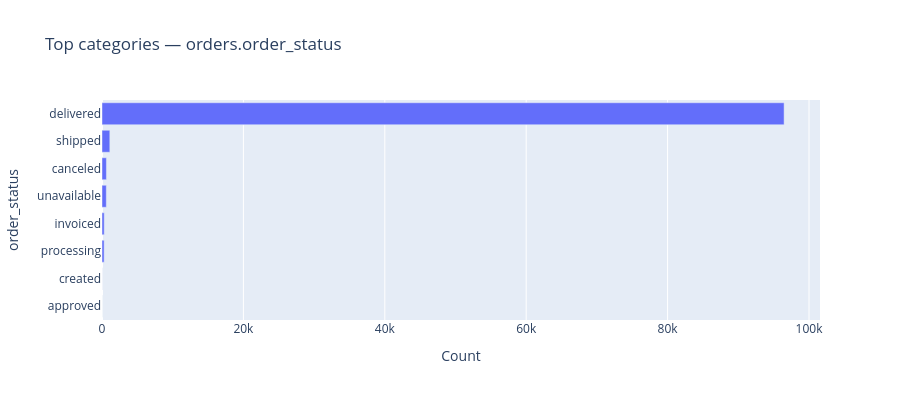
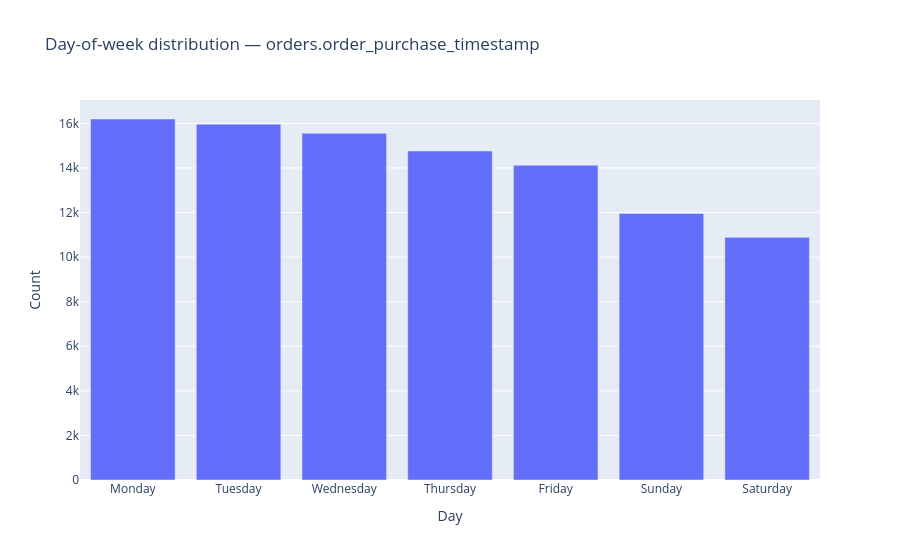
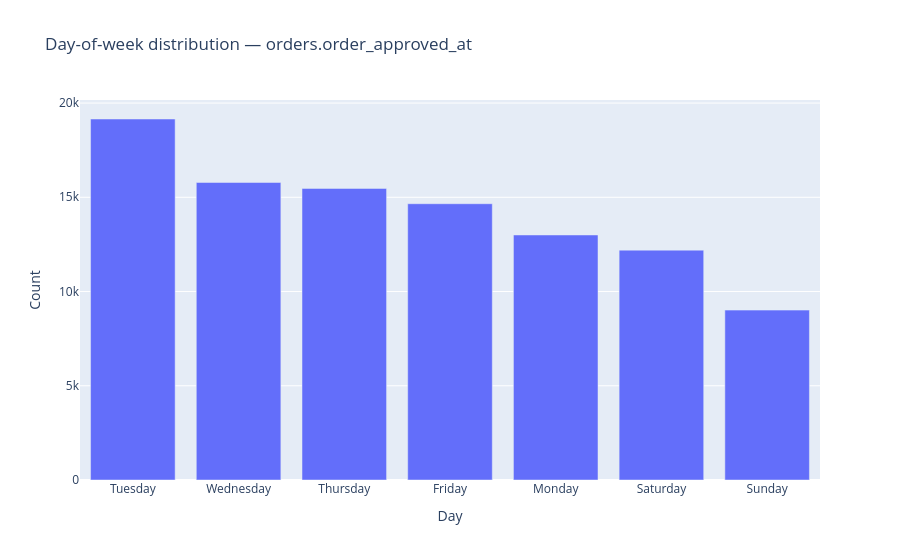
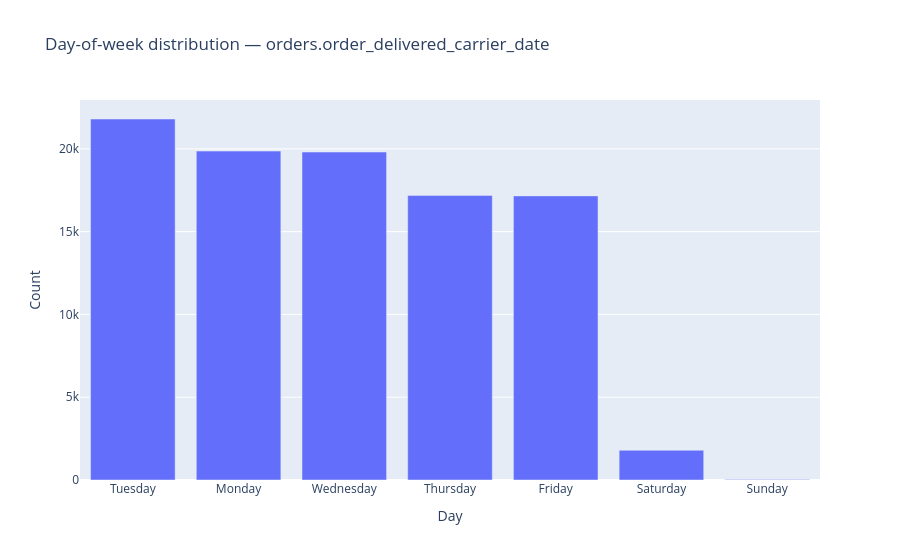

The notebook cell saved with these charts, in order:
### Markdown cell above
## 6.2. EDA — `orders`

### Code cell
result = run_full_eda("orders", dataframes.get("orders"), ['order_id'])
if result is not None:
    orders, orders_col_types = result

### Figure 1 — Plotly figure (JSON) as saved in the notebook; plotly's stock layout.template omitted (floating-point values rounded to 4 significant figures)
{"data": [{"hovertemplate": "Count=%{x}<br>order_status=%{y}<extra></extra>", "legendgroup": "", "marker": {"color": "#636efa", "pattern": {"shape": ""}}, "name": "", "orientation": "h", "showlegend": false, "textposition": "auto", "type": "bar", "x": [96478, 1107, 625, 609, 314, 301, 5, 2], "xaxis": "x", "y": ["delivered", "shipped", "canceled", "unavailable", "invoiced", "processing", "created", "approved"], "yaxis": "y"}], "layout": {"barmode": "relative", "height": 400, "legend": {"tracegroupgap": 0}, "title": {"text": "Top categories — orders.order_status"}, "xaxis": {"anchor": "y", "domain": [0, 1], "title": {"text": "Count"}}, "yaxis": {"anchor": "x", "categoryorder": "total ascending", "domain": [0, 1], "title": {"text": "order_status"}}}}

### Figure 2 — Plotly figure (JSON) as saved in the notebook; plotly's stock layout.template omitted (floating-point values rounded to 4 significant figures)
{"data": [{"hovertemplate": "Day=%{x}<br>Count=%{y}<extra></extra>", "legendgroup": "", "marker": {"color": "#636efa", "pattern": {"shape": ""}}, "name": "", "orientation": "v", "showlegend": false, "textposition": "auto", "type": "bar", "x": ["Monday", "Tuesday", "Wednesday", "Thursday", "Friday", "Sunday", "Saturday"], "xaxis": "x", "y": [16196, 15963, 15552, 14761, 14122, 11960, 10887], "yaxis": "y"}], "layout": {"barmode": "relative", "legend": {"tracegroupgap": 0}, "title": {"text": "Day-of-week distribution — orders.order_purchase_timestamp"}, "xaxis": {"anchor": "y", "domain": [0, 1], "title": {"text": "Day"}}, "yaxis": {"anchor": "x", "domain": [0, 1], "title": {"text": "Count"}}}}

### Figure 3 — Plotly figure (JSON) as saved in the notebook; plotly's stock layout.template omitted (floating-point values rounded to 4 significant figures)
{"data": [{"hovertemplate": "Day=%{x}<br>Count=%{y}<extra></extra>", "legendgroup": "", "marker": {"color": "#636efa", "pattern": {"shape": ""}}, "name": "", "orientation": "v", "showlegend": false, "textposition": "auto", "type": "bar", "x": ["Tuesday", "Wednesday", "Thursday", "Friday", "Monday", "Saturday", "Sunday"], "xaxis": "x", "y": [19154, 15786, 15471, 14659, 13001, 12196, 9014], "yaxis": "y"}], "layout": {"barmode": "relative", "legend": {"tracegroupgap": 0}, "title": {"text": "Day-of-week distribution — orders.order_approved_at"}, "xaxis": {"anchor": "y", "domain": [0, 1], "title": {"text": "Day"}}, "yaxis": {"anchor": "x", "domain": [0, 1], "title": {"text": "Count"}}}}

### Figure 4 — Plotly figure (JSON) as saved in the notebook; plotly's stock layout.template omitted (floating-point values rounded to 4 significant figures)
{"data": [{"hovertemplate": "Day=%{x}<br>Count=%{y}<extra></extra>", "legendgroup": "", "marker": {"color": "#636efa", "pattern": {"shape": ""}}, "name": "", "orientation": "v", "showlegend": false, "textposition": "auto", "type": "bar", "x": ["Tuesday", "Monday", "Wednesday", "Thursday", "Friday", "Saturday", "Sunday"], "xaxis": "x", "y": [21803, 19865, 19808, 17190, 17160, 1795, 37], "yaxis": "y"}], "layout": {"barmode": "relative", "legend": {"tracegroupgap": 0}, "title": {"text": "Day-of-week distribution — orders.order_delivered_carrier_date"}, "xaxis": {"anchor": "y", "domain": [0, 1], "title": {"text": "Day"}}, "yaxis": {"anchor": "x", "domain": [0, 1], "title": {"text": "Count"}}}}
